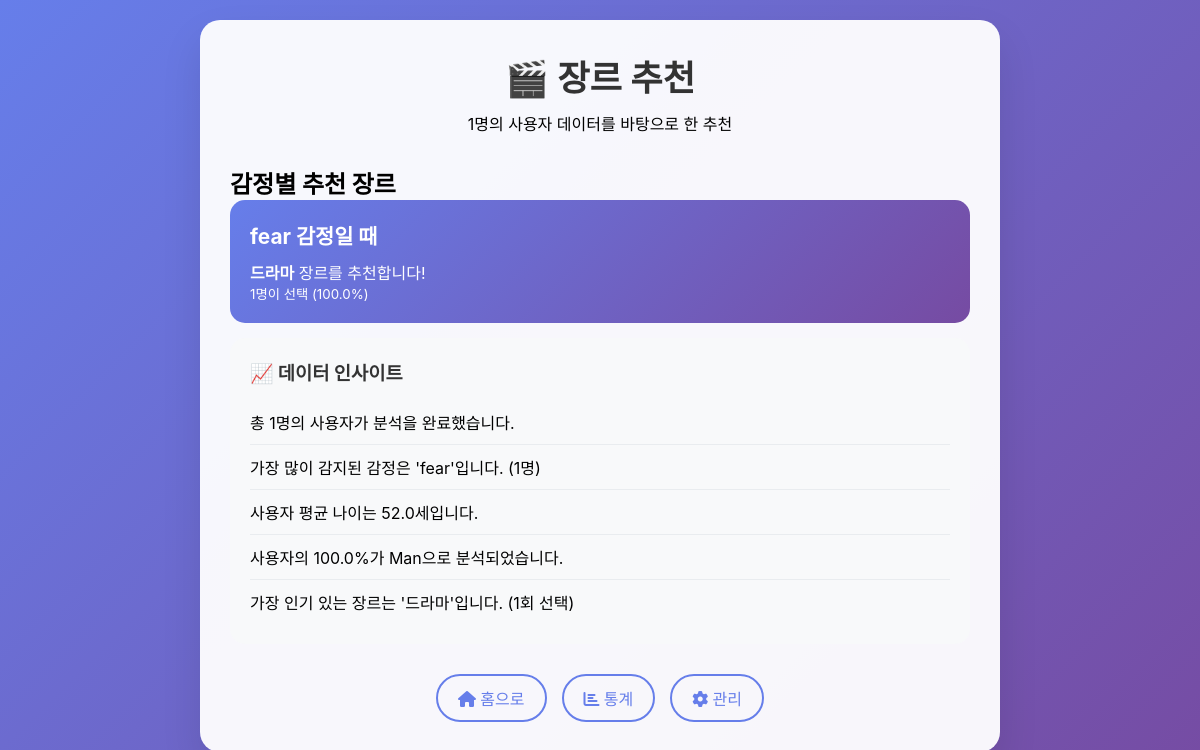
The page /recommend on the database its author committed.
### tables this page shows
CREATE TABLE analysis_results (
                id INTEGER PRIMARY KEY AUTOINCREMENT,
                timestamp TEXT NOT NULL,
                age INTEGER CHECK(age >= 0 AND age <= 150),
                gender TEXT CHECK(gender IN ('Man', 'Woman', 'Unknown')),
                gender_confidence REAL CHECK(gender_confidence >= 0 AND gender_confidence <= 100),
                emotion TEXT,
                emotion_confidence REAL CHECK(emotion_confidence >= 0 AND emotion_confidence <= 100),
                emotion_scores TEXT,
                genres TEXT,
                filename_hash TEXT,
                face_shape TEXT DEFAULT 'Unknown',
                ip_address TEXT,
                user_agent TEXT
            , embedding TEXT);

### app.py (the view)
@app.route('/recommend')
def recommend():
    try:
        conn = sqlite3.connect(DB_PATH)
        df = pd.read_sql_query("SELECT * FROM analysis_results", conn)
        conn.close()
        if df.empty:
            return render_template('recommend.html',
                                recommendations=[],
                                insights=[],
                                total_users=0)
        recommendations = generate_recommendations(df)
        insights = generate_insights(df)
        return render_template('recommend.html',
                            recommendations=recommendations,
                            insights=insights,
                            total_users=len(df))
    except Exception as e:
        logger.error(f"Recommendation error: {e}")
        return render_template('recommend.html',
                            recommendations=[],
                            insights=[],
                            total_users=0)

### templates/recommend.html (shortened to what this page needs)
<html lang="ko">
<head>
    <link href="https://cdnjs.cloudflare.com/ajax/libs/font-awesome/6.0.0/css/all.min.css" rel="stylesheet">
</head>
<body>
    <div class="container">
        <div class="header">
            <h1>🎬 장르 추천</h1>
            <p>{{ total_users }}명의 사용자 데이터를 바탕으로 한 추천</p>
        </div>
        {% if recommendations %}
        <div class="recommendations-section">
            <h2>감정별 추천 장르</h2>
            {% for rec in recommendations %}
            <div class="recommendation-card">
                <h3>{{ rec.emotion }} 감정일 때</h3>
                <p><strong>{{ rec.genre }}</strong> 장르를 추천합니다!</p>
                <small>{{ rec.count }}명이 선택 ({{ "%.1f"|format(rec.percentage) }}%)</small>
            </div>
            {% endfor %}
        </div>
        {% endif %}
        {% if insights %}
        <div class="insights-section">
            <h3>📈 데이터 인사이트</h3>
            {% for insight in insights %}
            <div class="insight-item">{{ insight }}</div>
            {% endfor %}
        </div>
        {% endif %}
        <div class="nav-links">
            <a href="/" class="nav-link"><i class="fas fa-home"></i> 홈으로</a>
            <a href="/graph" class="nav-link"><i class="fas fa-chart-bar"></i> 통계</a>
            <a href="/admin" class="nav-link"><i class="fas fa-cog"></i> 관리</a>
        </div>
    </div>
</body>
</html>

### templates/recommend.html (style rules this page uses)
* { margin: 0; padding: 0; box-sizing: border-box; }
body { font-family: -apple-system, BlinkMacSystemFont, 'Segoe UI', Roboto, sans-serif; background: linear-gradient(135deg, #667eea 0%, #764ba2 100%); min-height: 100vh; padding: 20px; }
.container { max-width: 800px; margin: 0 auto; background: rgba(255, 255, 255, 0.95); border-radius: 20px; padding: 30px; box-shadow: 0 20px 40px rgba(0,0,0,0.1); }
.header { text-align: center; margin-bottom: 30px; }
.header h1 { color: #333; font-size: 2.2em; margin-bottom: 10px; }
.recommendation-card { background: linear-gradient(135deg, #667eea, #764ba2); color: white; padding: 20px; border-radius: 15px; margin-bottom: 15px; }
.recommendation-card h3 { margin-bottom: 10px; font-size: 1.3em; }
.insights-section { background: #f8f9fa; padding: 20px; border-radius: 15px; margin-bottom: 30px; }
.insights-section h3 { color: #333; margin-bottom: 15px; }
.insight-item { padding: 10px 0; border-bottom: 1px solid #e9ecef; }
.insight-item:last-child { border-bottom: none; }
.nav-links { display: flex; justify-content: center; gap: 15px; flex-wrap: wrap; }
.nav-link { color: #667eea; text-decoration: none; padding: 10px 20px; border-radius: 25px; border: 2px solid #667eea; transition: all 0.3s ease; font-weight: 500; }

### rows shown on the page
analysis_results: emotion "fear", genre "드라마", count "1", percentage "100.0"

### other values the page prints
{{ total_users }} "1"
{{ insight }} "총 1명의 사용자가 분석을 완료했습니다." "가장 많이 감지된 감정은 'fear'입니다. (1명)" "사용자 평균 나이는 52.0세입니다." "사용자의 100.0%가 Man으로 분석되었습니다." "가장 인기 있는 장르는 '드라마'입니다. (1회 선택)"
